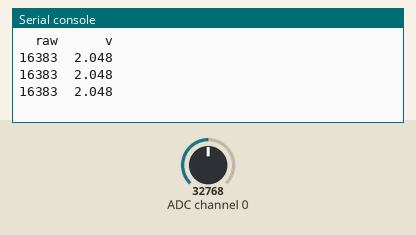
The program below on a simulated CircuitPython board. Shown: the last lines printed to the serial console. The inputs (shaded band) are chosen by the test bench; at power-on: ADC channel 0 = 32768 (analog values on the 0–65535 scale).

Above: at 1.2 s.
1.3 s: ADC channel 0 set to 19660
At 2.0 s:
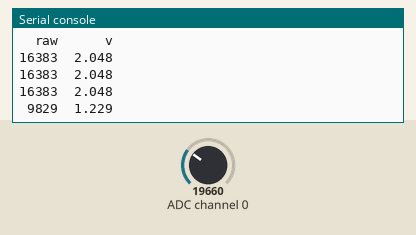
3.0 s: ADC channel 0 set to 0
At 3.5 s:
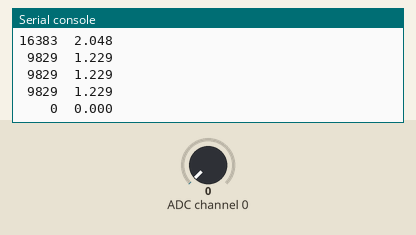

Measured:
- after the input at 1.3 s, the serial console: prints a new line after 0.27 s (image 1)
- after the input at 3.0 s, the serial console: prints a new line after 0.11 s (image 2)

The program:

unit-test-anemometr.py
```python
'''
sudo pip3 install adafruit-circuitpython-ads1x15

'''
import time
import board
import busio
import adafruit_ads1x15.ads1115 as ADS
from adafruit_ads1x15.analog_in import AnalogIn

# Create the I2C bus
i2c = busio.I2C(board.SCL, board.SDA)

# Create the ADC object using the I2C bus
ads = ADS.ADS1115(i2c)
# you can specify an I2C adress instead of the default 0x48
# ads = ADS.ADS1115(i2c, address=0x49)

# Create single-ended input on channel 0
chan = AnalogIn(ads, ADS.P0)

# Create differential input between channel 0 and 1
# chan = AnalogIn(ads, ADS.P0, ADS.P1)

print("{:>5}\t{:>5}".format("raw", "v"))

while True:
    print("{:>5}\t{:>5.3f}".format(chan.value, chan.voltage))
    time.sleep(0.5)

'''
class Acp:
    def __init__(self):

        #Класс описывающий взаимодействие и опрос датчиков тока

        self.i2c = busio.I2C(board.SCL, board.SDA)
        self.ads13 = ADS.ADS1115(self.i2c)
        self.adc46 = ADS.ADS1115(self.i2c, address=0x49)

        a1 = AnalogIn(self.ads13, ADS.P0)
        a2 = AnalogIn(self.ads13, ADS.P1)
        a3 = AnalogIn(self.ads13, ADS.P2)
        a4 = AnalogIn(self.adc46, ADS.P0)
        a5 = AnalogIn(self.adc46, ADS.P1)
        a6 = AnalogIn(self.adc46, ADS.P2)

        self.CorNulA1 = a1.value
        self.CorNulA2 = a2.value
        self.CorNulA3 = a3.value
        self.CorNulA4 = a4.value
        self.CorNulA5 = a5.value
        self.CorNulA6 = a6.value

    def ReadAmperemeter(self, MassOut: dict):

        #Функция опроса датчиков тока

        a1 = AnalogIn(self.ads13, ADS.P0)
        a2 = AnalogIn(self.ads13, ADS.P1)
        a3 = AnalogIn(self.ads13, ADS.P2)
        a4 = AnalogIn(self.adc46, ADS.P0)
        a5 = AnalogIn(self.adc46, ADS.P1)
        a6 = AnalogIn(self.adc46, ADS.P2)
        # Потенциально кривой матан
        MassOut['a1'] = round((a1.value - self.CorNulA1) * 0.00057321919, 3)
        MassOut['a2'] = round((a2.value - self.CorNulA2) * 0.00057321919, 3)
        MassOut['a3'] = round((a3.value - self.CorNulA3) * 0.00057321919, 3)
        MassOut['a4'] = round((a4.value - self.CorNulA4) * 0.00057321919, 3)
        MassOut['a5'] = round((a5.value - self.CorNulA5) * 0.00057321919, 3)
        MassOut['a6'] = round((a6.value - self.CorNulA6) * 0.00057321919, 3)

        return MassOut
'''

'''
Протестированно работает, надо подлючить анемометр и попробовать имерять скороть ветра, так же надо реализовать перевод из вольтажа а скорость ветра.
'''
```
